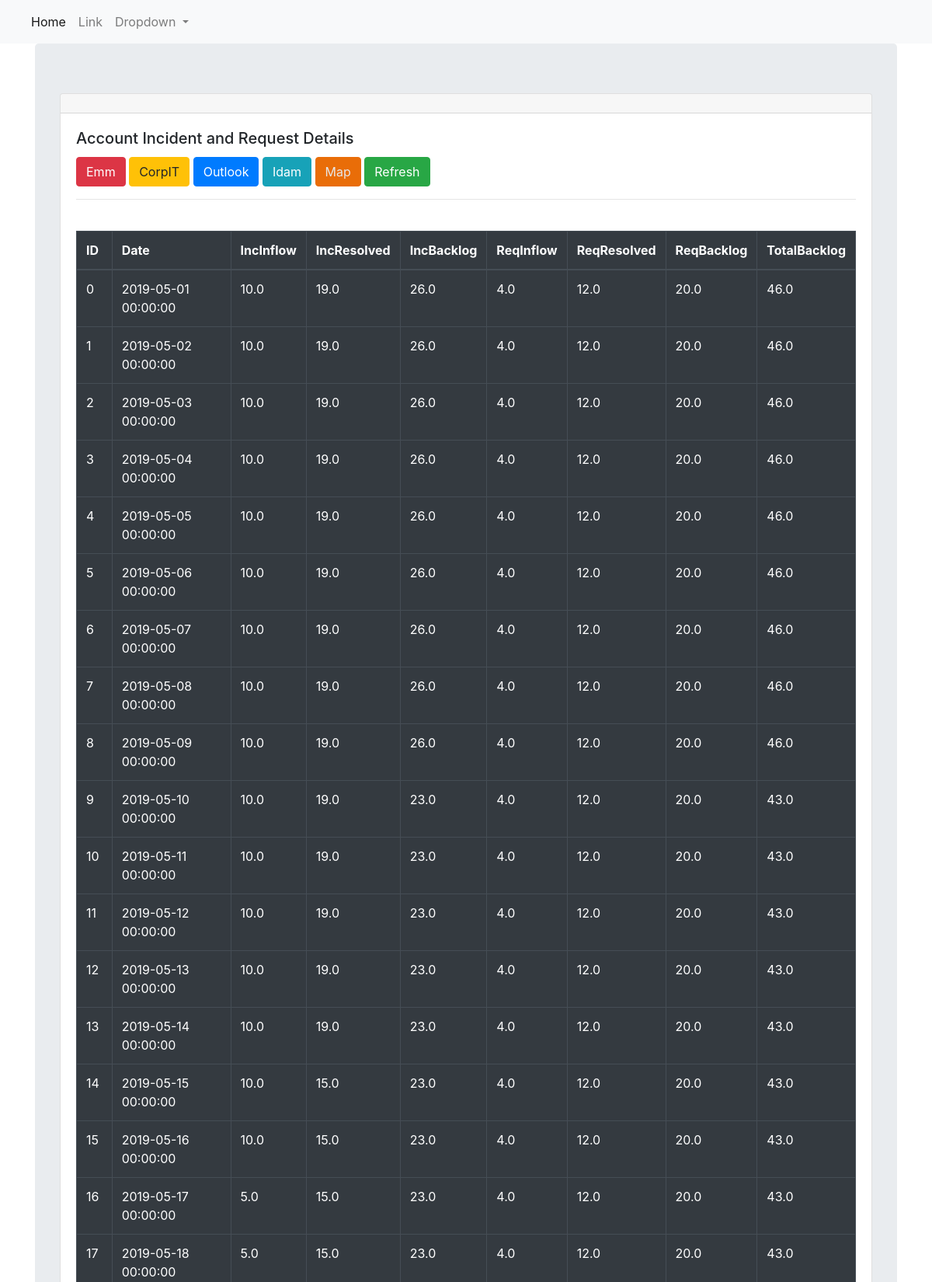
The page /home (upper part) on the database its author committed.
### Sqlite_App/models.py (models this page shows)
class Result(db.Model):
    ID = db.Column('index', db.Integer, primary_key=True)
    Date = db.Column('Date', db.DateTime, default=db.func.current_timestamp())
    Total_Inc_Inflow = db.Column('Total_Inc_Inflow', db.Integer)
    Total_Inc_Resolved = db.Column('Total_Inc_Resolved', db.Integer)
    Total_Inc_Backlog = db.Column('Total_Inc_Backlog', db.Integer)
    Total_Req_Inflow = db.Column('Total_Req_Inflow', db.Integer)
    Total_Req_Resolved = db.Column('Total_Req_Resolved', db.Integer)
    Total_Req_Backlog = db.Column('Total_Req_Backlog', db.Integer)
    Total_Backlog = db.Column('Total_Backlog', db.Integer)

### Sqlite_App/views.py (the view)
@app.route("/")
@app.route("/home")
def home():
    data = Result.query.filter_by().all()
    return render_template("index.html",data =data, team="home")

### Sqlite_App/templates/index.html (shortened to what this page needs)
{% extends "layout.html" %}
 {% block body %}
<div class="container">
            <div class="jumbotron">
                <div class="card">
                    <h5 class="card-header"></h5>
                    <div class="card-body">
                      <h5 class="card-title">Account Incident and Request Details</h5>
                        <div class="row">
                            <div class="col md-12">
<a href = "{{url_for('EmmT')}}" class="btn btn-danger pull-right">Emm</a>
<a href = "{{url_for('corp')}}" class="btn btn-warning pull-right">CorpIT</a>
<a href = "{{url_for('Out')}}" class="btn btn-primary pull-right">Outlook</a>
<a href = "{{url_for('IdamT')}}" class="btn btn-info pull-right">Idam</a>
<a href = "{{url_for('MapT')}}" class="btn btn-test pull-right">Map</a>
<a href = "{{url_for('refresh',team='home')}}" class="btn btn-success pull-right">Refresh</a>
                            </div>
</div>
<hr>
                        <br>
<table class="table table-dark table-hover table-bordered">
    <thead>
    <tr>
        <th scope="col">ID</th>
        <th scope="col">Date</th>
                            <th scope="col">IncInflow</th>
                            <th scope="col">IncResolved</th>
                            <th class="text-left">IncBacklog</th>
        <th scope="col">ReqInflow</th>
                            <th scope="col">ReqResolved</th>
                            <th class="text-left">ReqBacklog</th>
        <th class="text-left">TotalBacklog</th>
    </tr>
    </thead>
    <tbody>
{%for dat in data%}
<tr>
    <td>{{dat.ID}}</td>
    <td>{{dat.Date}}</td>
    <td>{{dat.Total_Inc_Inflow}}</td>
    <td>{{dat.Total_Inc_Resolved}}</td>
    <td>{{dat.Total_Inc_Backlog}}</td>
    <td>{{dat.Total_Req_Inflow}}</td>
    <td>{{dat.Total_Req_Resolved}}</td>
    <td>{{dat.Total_Req_Backlog}}</td>
    <td>{{dat.Total_Backlog}}</td>
</tr>
{%endfor%}
    </tbody>
</table>
                    </div>
                  </div>
            </div>
        </div>
{% endblock %}

### Sqlite_App/templates/layout.html (shortened to what this page needs)
<!DOCTYPE html>
<html lang="en">
    <head>
        <link rel="stylesheet" href="https://stackpath.bootstrapcdn.com/bootstrap/4.3.1/css/bootstrap.min.css">
    </head>
<body>
    <nav class="navbar navbar-expand-lg navbar-light bg-light">
        <div class="collapse navbar-collapse" id="navbarSupportedContent">
          <ul class="navbar-nav mr-auto">
            <li class="nav-item active">
              <a class="nav-link" href="{{url_for('home')}}">Home <span class="sr-only">(current)</span></a>
            </li>
            <li class="nav-item">
              <a class="nav-link" href="#">Link</a>
            </li>
            <li class="nav-item dropdown">
              <a class="nav-link dropdown-toggle" href="#" id="navbarDropdown" role="button" data-toggle="dropdown" aria-haspopup="true" aria-expanded="false">
                Dropdown
              </a>
            </li>
          </ul>
        </div>
      </nav>
{% block body %}{% endblock %}
</body>
</html>

### Sqlite_App/templates/index.html (style rules this page uses)
.btn-test { color: #e7e7e7; background-color: #e96d08; border-color: #e96d08; }

### rows shown on the page
Result: ID "0", Date "2019-05-01 00:00:00", Total_Inc_Inflow "10.0", Total_Inc_Resolved "19.0", Total_Inc_Backlog "26.0", Total_Req_Inflow "4.0", Total_Req_Resolved "12.0", Total_Req_Backlog "20.0", Total_Backlog "46.0"
Result: ID "1", Date "2019-05-02 00:00:00", Total_Inc_Inflow "10.0", Total_Inc_Resolved "19.0", Total_Inc_Backlog "26.0", Total_Req_Inflow "4.0", Total_Req_Resolved "12.0", Total_Req_Backlog "20.0", Total_Backlog "46.0"
Result: ID "2", Date "2019-05-03 00:00:00", Total_Inc_Inflow "10.0", Total_Inc_Resolved "19.0", Total_Inc_Backlog "26.0", Total_Req_Inflow "4.0", Total_Req_Resolved "12.0", Total_Req_Backlog "20.0", Total_Backlog "46.0"
Result: ID "3", Date "2019-05-04 00:00:00", Total_Inc_Inflow "10.0", Total_Inc_Resolved "19.0", Total_Inc_Backlog "26.0", Total_Req_Inflow "4.0", Total_Req_Resolved "12.0", Total_Req_Backlog "20.0", Total_Backlog "46.0"
Result: ID "4", Date "2019-05-05 00:00:00", Total_Inc_Inflow "10.0", Total_Inc_Resolved "19.0", Total_Inc_Backlog "26.0", Total_Req_Inflow "4.0", Total_Req_Resolved "12.0", Total_Req_Backlog "20.0", Total_Backlog "46.0"
Result: ID "5", Date "2019-05-06 00:00:00", Total_Inc_Inflow "10.0", Total_Inc_Resolved "19.0", Total_Inc_Backlog "26.0", Total_Req_Inflow "4.0", Total_Req_Resolved "12.0", Total_Req_Backlog "20.0", Total_Backlog "46.0"
Result: ID "6", Date "2019-05-07 00:00:00", Total_Inc_Inflow "10.0", Total_Inc_Resolved "19.0", Total_Inc_Backlog "26.0", Total_Req_Inflow "4.0", Total_Req_Resolved "12.0", Total_Req_Backlog "20.0", Total_Backlog "46.0"
Result: ID "7", Date "2019-05-08 00:00:00", Total_Inc_Inflow "10.0", Total_Inc_Resolved "19.0", Total_Inc_Backlog "26.0", Total_Req_Inflow "4.0", Total_Req_Resolved "12.0", Total_Req_Backlog "20.0", Total_Backlog "46.0"
Result: ID "8", Date "2019-05-09 00:00:00", Total_Inc_Inflow "10.0", Total_Inc_Resolved "19.0", Total_Inc_Backlog "26.0", Total_Req_Inflow "4.0", Total_Req_Resolved "12.0", Total_Req_Backlog "20.0", Total_Backlog "46.0"
Result: ID "9", Date "2019-05-10 00:00:00", Total_Inc_Inflow "10.0", Total_Inc_Resolved "19.0", Total_Inc_Backlog "23.0", Total_Req_Inflow "4.0", Total_Req_Resolved "12.0", Total_Req_Backlog "20.0", Total_Backlog "43.0"
Result: ID "10", Date "2019-05-11 00:00:00", Total_Inc_Inflow "10.0", Total_Inc_Resolved "19.0", Total_Inc_Backlog "23.0", Total_Req_Inflow "4.0", Total_Req_Resolved "12.0", Total_Req_Backlog "20.0", Total_Backlog "43.0"
Result: ID "11", Date "2019-05-12 00:00:00", Total_Inc_Inflow "10.0", Total_Inc_Resolved "19.0", Total_Inc_Backlog "23.0", Total_Req_Inflow "4.0", Total_Req_Resolved "12.0", Total_Req_Backlog "20.0", Total_Backlog "43.0"
Result: ID "12", Date "2019-05-13 00:00:00", Total_Inc_Inflow "10.0", Total_Inc_Resolved "19.0", Total_Inc_Backlog "23.0", Total_Req_Inflow "4.0", Total_Req_Resolved "12.0", Total_Req_Backlog "20.0", Total_Backlog "43.0"
Result: ID "13", Date "2019-05-14 00:00:00", Total_Inc_Inflow "10.0", Total_Inc_Resolved "19.0", Total_Inc_Backlog "23.0", Total_Req_Inflow "4.0", Total_Req_Resolved "12.0", Total_Req_Backlog "20.0", Total_Backlog "43.0"
Result: ID "14", Date "2019-05-15 00:00:00", Total_Inc_Inflow "10.0", Total_Inc_Resolved "15.0", Total_Inc_Backlog "23.0", Total_Req_Inflow "4.0", Total_Req_Resolved "12.0", Total_Req_Backlog "20.0", Total_Backlog "43.0"
Result: ID "15", Date "2019-05-16 00:00:00", Total_Inc_Inflow "10.0", Total_Inc_Resolved "15.0", Total_Inc_Backlog "23.0", Total_Req_Inflow "4.0", Total_Req_Resolved "12.0", Total_Req_Backlog "20.0", Total_Backlog "43.0"
Result: ID "16", Date "2019-05-17 00:00:00", Total_Inc_Inflow "5.0", Total_Inc_Resolved "15.0", Total_Inc_Backlog "23.0", Total_Req_Inflow "4.0", Total_Req_Resolved "12.0", Total_Req_Backlog "20.0", Total_Backlog "43.0"
Result: ID "17", Date "2019-05-18 00:00:00", Total_Inc_Inflow "5.0", Total_Inc_Resolved "15.0", Total_Inc_Backlog "23.0", Total_Req_Inflow "4.0", Total_Req_Resolved "12.0", Total_Req_Backlog "20.0", Total_Backlog "43.0"
